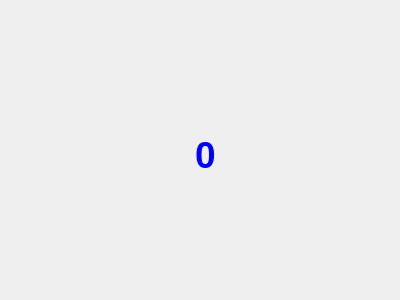
<?xml version="1.0" encoding="UTF-8"?>
<ui version="4.0">
 <class>Dialog</class>
 <widget class="QDialog" name="Dialog">
  <property name="geometry">
   <rect>
    <x>0</x>
    <y>0</y>
    <width>400</width>
    <height>300</height>
   </rect>
  </property>
  <property name="windowTitle">
   <string>Dialog</string>
  </property>
  <widget class="QLabel" name="text_label">
   <property name="geometry">
    <rect>
     <x>140</x>
     <y>120</y>
     <width>131</width>
     <height>71</height>
    </rect>
   </property>
   <property name="text">
    <string>&lt;html&gt;&lt;head/&gt;&lt;body&gt;&lt;p align=&quot;center&quot;&gt;&lt;span style=&quot; font-size:28pt; font-weight:600; color:#0000ff;&quot;&gt;0&lt;/span&gt;&lt;/p&gt;&lt;/body&gt;&lt;/html&gt;</string>
   </property>
  </widget>
 </widget>
 <layoutdefault spacing="6" margin="11"/>
 <resources/>
 <connections/>
</ui>
